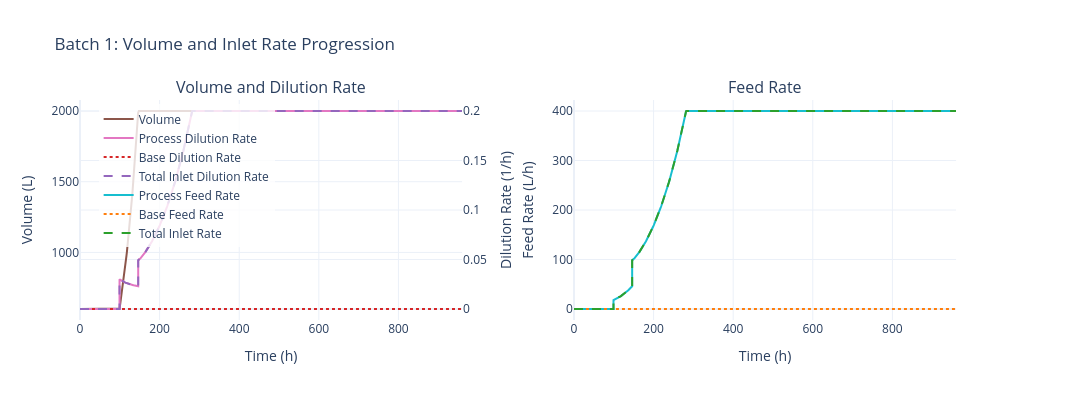

Notebook source saved alongside this figure:
### Code cell
sim.data.plot_volume_feed()

### Figure 1 — Plotly figure (JSON) as saved in the notebook; plotly's stock layout.template omitted (floating-point values rounded to 4 significant figures; data arrays with more than 128 entries replaced by an {"elided": "..."} marker saying what was removed)
{"data": [{"hovertemplate": "Time: %{x:.1f} h<br>Volume: %{y:.2f} L<extra></extra>", "line": {"color": "#8c564b", "width": 2}, "mode": "lines", "name": "Volume", "type": "scatter", "x": {"elided": "1023 float values"}, "xaxis": "x", "y": {"elided": "1023 float values"}, "yaxis": "y"}, {"hovertemplate": "Time: %{x:.1f} h<br>D_process: %{y:.4f} 1/h<extra></extra>", "line": {"color": "#e377c2", "width": 2}, "mode": "lines", "name": "Process Dilution Rate", "type": "scatter", "x": {"elided": "1023 float values"}, "xaxis": "x", "y": {"elided": "1023 float values"}, "yaxis": "y2"}, {"hovertemplate": "Time: %{x:.1f} h<br>D_base: %{y:.4f} 1/h<extra></extra>", "line": {"color": "#d62728", "dash": "dot", "width": 2}, "mode": "lines", "name": "Base Dilution Rate", "type": "scatter", "x": {"elided": "1023 float values"}, "xaxis": "x", "y": {"elided": "1023 float values"}, "yaxis": "y2"}, {"hovertemplate": "Time: %{x:.1f} h<br>D_total: %{y:.4f} 1/h<extra></extra>", "line": {"color": "#9467bd", "dash": "dash", "width": 2}, "mode": "lines", "name": "Total Inlet Dilution Rate", "type": "scatter", "x": {"elided": "1023 float values"}, "xaxis": "x", "y": {"elided": "1023 float values"}, "yaxis": "y2"}, {"hovertemplate": "Time: %{x:.1f} h<br>F_process: %{y:.4f} L/h<extra></extra>", "line": {"color": "#17becf", "width": 2}, "mode": "lines", "name": "Process Feed Rate", "type": "scatter", "x": {"elided": "1023 float values"}, "xaxis": "x2", "y": {"elided": "1023 float values"}, "yaxis": "y3"}, {"hovertemplate": "Time: %{x:.1f} h<br>F_base: %{y:.4f} L/h<extra></extra>", "line": {"color": "#ff7f0e", "dash": "dot", "width": 2}, "mode": "lines", "name": "Base Feed Rate", "type": "scatter", "x": {"elided": "1023 float values"}, "xaxis": "x2", "y": {"elided": "1023 float values"}, "yaxis": "y3"}, {"hovertemplate": "Time: %{x:.1f} h<br>F_total: %{y:.4f} L/h<extra></extra>", "line": {"color": "#2ca02c", "dash": "dash", "width": 2}, "mode": "lines", "name": "Total Inlet Rate", "type": "scatter", "x": {"elided": "1023 float values"}, "xaxis": "x2", "y": {"elided": "1023 float values"}, "yaxis": "y3"}], "layout": {"annotations": [{"font": {"size": 16}, "showarrow": false, "text": "Volume and Dilution Rate", "x": 0.205, "xanchor": "center", "xref": "paper", "y": 1, "yanchor": "bottom", "yref": "paper"}, {"font": {"size": 16}, "showarrow": false, "text": "Feed Rate", "x": 0.735, "xanchor": "center", "xref": "paper", "y": 1, "yanchor": "bottom", "yref": "paper"}], "font": {"size": 12}, "height": 400, "legend": {"bgcolor": "rgba(255,255,255,0.8)", "x": 0.02, "y": 0.98}, "showlegend": true, "title": {"text": "Batch 1: Volume and Inlet Rate Progression"}, "width": 1400, "xaxis": {"anchor": "y", "domain": [0, 0.41], "title": {"text": "Time (h)"}}, "xaxis2": {"anchor": "y3", "domain": [0.53, 0.94], "title": {"text": "Time (h)"}}, "yaxis": {"anchor": "x", "domain": [0, 1], "title": {"text": "Volume (L)"}}, "yaxis2": {"anchor": "x", "overlaying": "y", "side": "right", "title": {"text": "Dilution Rate (1/h)"}}, "yaxis3": {"anchor": "x2", "domain": [0, 1], "title": {"text": "Feed Rate (L/h)"}}}}
